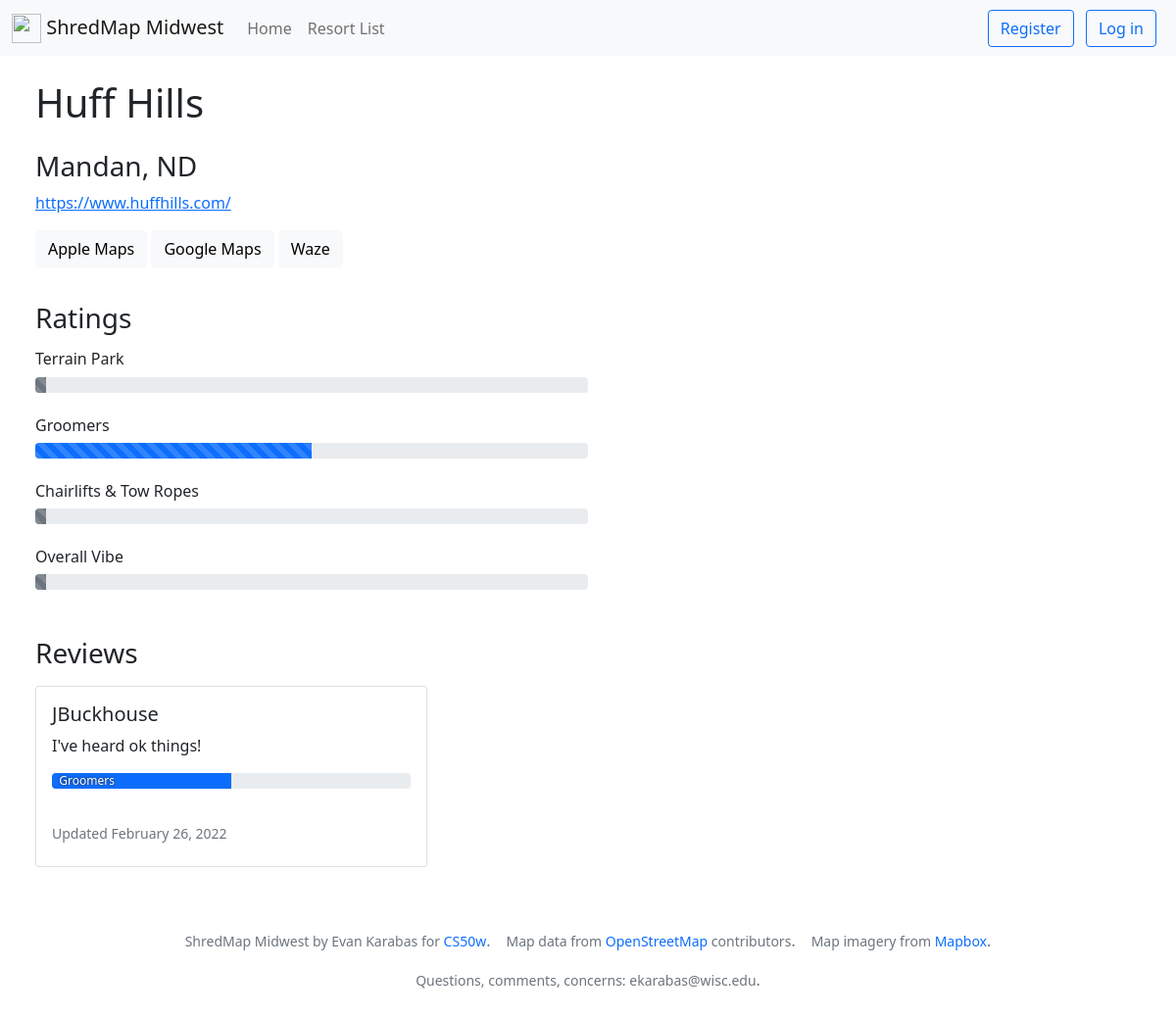
The page /1 on the database its author committed.
### shredmap_midwest/models.py (models this page shows, shortened)
class Resort(models.Model):
    STATES = (
        ('ND', 'North Dakota'),
        ('SD', 'South Dakota'),
        ('MN', 'Minnesota'),
        ('WI', 'Wisconsin'),
        ('MI', 'Michigan'),
        ('IA', 'Iowa'),
        ('MO', 'Missouri'),
        ('IL', 'Illinois'),
        ('IN', 'Indiana'),
        ('OH', 'Ohio'),
    )
    name = models.CharField(max_length=100)
    state = models.CharField(max_length=2, choices=STATES)
    city = models.CharField(max_length=100)
    visitors = models.ManyToManyField(User, related_name="visited_resort")
    website = models.URLField()
    x = models.FloatField()
    y = models.FloatField()
    avg_park = models.FloatField(default=None, null=True, blank=True)
    avg_groomer = models.FloatField(default=None, null=True, blank=True)
    avg_lift = models.FloatField(default=None, null=True, blank=True)
    avg_vibe = models.FloatField(default=None, null=True, blank=True)

class Review(models.Model):
    author = models.ForeignKey(
        User, on_delete=models.CASCADE, related_name="review")
    resort = models.ForeignKey(
        Resort, on_delete=models.CASCADE, related_name="resort_review")
    message = models.TextField(default=None, null=True, blank=True)
    park_review = models.IntegerField(default=None, null=True, blank=True)
    groomer_review = models.IntegerField(default=None, null=True, blank=True)
    lift_review = models.IntegerField(default=None, null=True, blank=True)
    vibe_review = models.IntegerField(default=None, null=True, blank=True)
    timestamp = models.DateTimeField(auto_now_add=True)
    edited = models.BooleanField(default=False)

class User(AbstractUser):
    pass

### shredmap_midwest/views.py (the view, shortened to what this page needs)
# urls.py: path("<int:resort_id>", views.resort_view, name="resort_view"),
def resort_view(request, resort_id):
    error = ""
    success = ""
    visited = False
    this_review = ""
    deleted = False
    try:
        resort = Resort.objects.get(pk=resort_id)
    except Resort.DoesNotExist:
        return JsonResponse({"error": "Resort not found."}, status=404)
    try:
        reviews = Review.objects.filter(resort=resort).order_by("-timestamp")
    except Review.DoesNotExist:
        return JsonResponse({"error": "Review not found."}, status=404)
    return render(request, "shredmap_midwest/resort.html", {
        "resort": resort,
        "reviews": reviews,
        "visited": visited,
        "this_review": this_review,
        "avg_park": reviews.aggregate(Avg('park_review')),
        "avg_groomer": reviews.aggregate(Avg('groomer_review')),
        "avg_lift": reviews.aggregate(Avg('lift_review')),
        "avg_vibe": reviews.aggregate(Avg('vibe_review')),
    })

### shredmap_midwest/templates/shredmap_midwest/resort.html (shortened to what this page needs)
{% extends "shredmap_midwest/layout.html" %}
{% block body %}
<div class="padding-please">
    <div>
        <h1 style="float: left">{{resort.name}}</h1>
    </div>
    <br>
    <br>
    <br>
    <h3 class="fw-light">{{resort.city}}, {{resort.state}}</h3>
    <p class="fw-light"><a href="{{resort.website}}" target="_blank" rel="noopener noreferrer">{{resort.website}}</a>
    </p>
    <button type="button" class="btn btn-light directions-button"
        onClick="window.open('http://maps.apple.com/?ll={{resort.x}},{{resort.y}}', '_blank')">Apple Maps</button>
    <button type="button" class="btn btn-light directions-button"
        onClick="window.open('https://www.google.com/maps/@?api=1&map_action=map&center={{resort.x}}%2C{{resort.y}}', '_blank')">Google
        Maps</button>
    <button type="button" class="btn btn-light directions-button"
        onClick="window.open('https://waze.com/ul?ll={{resort.x}},{{resort.y}}', '_blank')">Waze</button>
    <br>
    <br>
    {% if reviews %}
    <h3 class="slight-margin-bottom">Ratings</h3>
    <div class="half-width">
        <h6 class="fw-light">Terrain Park</h6>
        <div class="progress">
            <div class="progress-bar progress-bar-striped progress-bar-animated {% if not avg_park.park_review__avg %} bg-secondary {% endif %}" role="progressbar" aria-valuenow="75"
                aria-valuemin="0" aria-valuemax="100" style="width: {{avg_park.park_review__avg}}%"></div>
        </div>
        <br>
        <h6 class="fw-light">Groomers</h6>
        <div class="progress">
            <div class="progress-bar progress-bar-striped progress-bar-animated {% if not avg_groomer.groomer_review__avg %} bg-secondary {% endif %}" role="progressbar" aria-valuenow="75"
                aria-valuemin="0" aria-valuemax="100" style="width: {{avg_groomer.groomer_review__avg}}%"></div>
        </div>
        <br>
        <h6 class="fw-light">Chairlifts & Tow Ropes</h6>
        <div class="progress">
            <div class="progress-bar progress-bar-striped progress-bar-animated {% if not avg_lift.lift_review__avg %} bg-secondary {% endif %}" role="progressbar" aria-valuenow="75"
                aria-valuemin="0" aria-valuemax="100" style="width: {{avg_lift.lift_review__avg}}%"></div>
        </div>
        <br>
        <h6 class="fw-light">Overall Vibe</h6>
        <div class="progress">
            <div class="progress-bar progress-bar-striped progress-bar-animated {% if not avg_vibe.vibe_review__avg %} bg-secondary {% endif %}" role="progressbar" aria-valuenow="75"
                aria-valuemin="0" aria-valuemax="100" style="width: {{avg_vibe.vibe_review__avg}}%">
            </div>
        </div>
    </div>
    <br>
    <br>
    {% endif %}
    <h3 class="slight-margin-bottom">Reviews</h3>
    {% if not reviews %}
    <p class="fw-light fs-5">This resort has no reviews yet.</p>
    {% else %}
    <div class="d-flex flex-wrap">
        {% for review in reviews %}
        <div class="card">
            <div class="card-body">
                <h5 class="card-title">{{review.author.username}}</h5>
                {% if review.message %}
                <p class="card-text">{{review.message}}</p>
                {% endif %}
                {% if review.groomer_review %}
                <div class="progress slight-margin-bottom">
                    <div class="progress-bar" role="progressbar" style="width: {{review.groomer_review}}%"
                        aria-valuemin="0" aria-valuemax="100">
                        <span class="progress-bar-text">Groomers</span>
                    </div>
                </div>
                {% endif %}
                <br>
                {% if review.edited %}
                <h6 class="card-subtitle mb-2 text-muted fw-light"><small>Updated
                        {{review.timestamp | date:"F d, Y"}}</small>
                </h6>
                {% else %}
                <h6 class="card-subtitle mb-2 text-muted fw-light"><small>
                        {{review.timestamp | date:"F d, Y"}}</small>
                </h6>
                {% endif %}
            </div>
        </div>
        {% endfor %}
    </div>
    {% endif %}
</div>
{% endblock %}

### shredmap_midwest/static/shredmap_midwest/styles.css (style rules this page uses)
.padding-please { padding-top: 2%; padding-bottom: 2%; padding-left: 3%; padding-right: 3%; }
.half-width { width: 50%; }
.card { width: 25rem; margin-right: 2%; margin-bottom: 2%; }
.slight-margin-bottom { margin-bottom: 1rem; }
.progress-bar { text-align: left; padding-left: 2%; }
.progress-bar .progress-bar-text { position: absolute; text-shadow: 0px 0px 3px rgb(36, 36, 36); }
.directions-button { margin-bottom: 1%; }

### rows shown on the page
Resort: name "Huff Hills", city "Mandan", state "ND", website "https://www.huffhills.com/"
Review: author.username "JBuckhouse", message "I've heard ok things!", {{ review.groomer_review }} 50 (drawn), timestamp "February 26, 2022"
